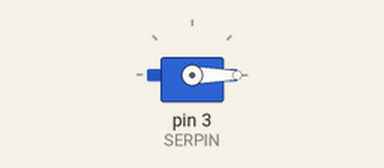
Bench run of a sketch on a simulated Arduino Uno, built with avr-gcc and run on an emulated ATmega328P. Parts: servo. What the sketch prints to the serial monitor is not drawn.

Above: at 8.8 s.
At 9.65 s:
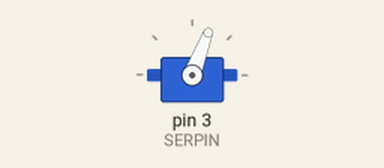
At 10.55 s:
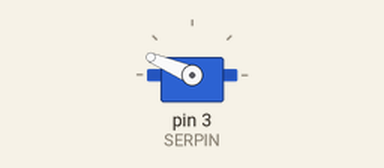
At 12.3 s:
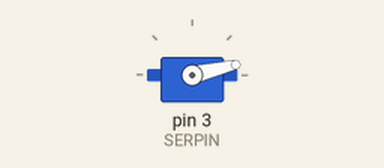
Timing chart, 0 to 17.5 s (numbered marks = the images above):
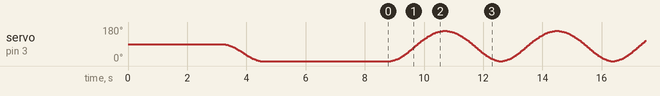

The sketch:

SmartSweep.ino
```cpp
/* SmartSweep
    Athor:        ROBERT HÜLSMANN
    Version:      1.2.1
    Modified:     20.10.2016
    Description:  Sweep programm for Servo with motion profile calculation first.
                  Open serial monitor to see more information.
                  Wait for calculation after plugging in.
*/


/* -------- DEFINE THE PROGRAMM PARAMETERS HERE -------- */
#define SERPIN  3     // <-- Set here servo pin
#define POSLEN  400   // <-- Set here length of position array
#define RESLTN  10    // <-- Set here resolution of controll in milliseconds
#define MAXROT  160   // <-- Set here maximal rotation in degree between 0° and 160°
#define MAXJRK  30    // <-- Set here the jerk of movement in kilodegree per cubicseconds (k°/s^3). MAXJRK is depending on RESLTN!
/* -------- DEFINE THE PROGRAMM PARAMETERS HERE -------- */


#include <Servo.h>
Servo myservo;                                                      // create servo object to control a servo
int potpin = 0;                                                     // analog pin used to connect the potentiometer

unsigned int positions[POSLEN];                                     // array for positions in centi degree
int counter = 0;                                                    // count time steps
int steps = 0;                                                      // maximum step number
bool upDown = false;                                                // true, if moving from 0° -> max. rotation and false for max. rotation -> 0°


void setup() {
  myservo.attach(SERPIN);                                           // attaches the servo on pin to the servo object
  Serial.begin(9600);                                               // Open serial connection. Take a look in

  steps = getPositions(RESLTN, MAXJRK, 90);                         // to drive to 0° smoothly fill position array and get max. steps in once while using getPosition function
  counter = steps*2;                                                // beacause the position array includes the position of the half of rotation, set counter to steps*2 for get count value of end position
  while(counter > 0){
    counter = goToPosition(false, counter, steps, 90, RESLTN);
  }

  steps = getPositions(RESLTN, MAXJRK, MAXROT);                     //fill position array and get max. steps in once while using getPosition function
}


void loop() {

  if(counter <= 0){
    upDown = true;                                                  // Set variable to increase counter, if position reaches 0°
  }else if(counter >= (steps-1) * 2){
    upDown = false;                                                 // Set variable to decrease counter, if position reaches 160°
  }

  counter = goToPosition(upDown, counter, steps, MAXROT, RESLTN);   // set Position with function
}


int getPositions(int resolution, int maxJerk, int maxRot) {
  int jerk = 0;
  float acc = 0;                                                    // Start acceration
  float vel = 0;                                                    // Start velocity
  float pos = 0;                                                    // Start position

  bool wasNegJerk = false;                                          // is true if previouse step has a jerk != 0

  for(unsigned int i = 0; i < POSLEN; i++){                         // for each item in position array
    if(pos == 0 ){                                                  // if position 0 start movement with maximal jerk
      jerk = maxJerk;
    }else if(pos >= (float)maxRot / 4.0 && wasNegJerk == false){    // if position greater than the first quarter of max. rotation and the there was no negative jerk before set negative jerk
      jerk = maxJerk * -1;
      wasNegJerk = true;
    }else{                                                          // in all other cases, set jerk to 0
      jerk = 0;
    }

    acc = (float)jerk*1000 * ((float)resolution / 1000.0) + acc;    // get current acceleration by integration
    vel = acc * ((float)resolution / 1000.0) + vel;                 // get current velocity by integration
    pos = vel * ((float)resolution / 1000.0) + pos;                 // get current position by integration

    positions[i] = (unsigned int)(pos*100);                         // write current position in array

    Serial.println(String( (float)i*(float)resolution / 1000.0) + "s:\tJ:" + String(jerk) + (jerk==0?"":"k") + "\tA:" + String(acc) + "   \tV:" + String(vel)  + "   \tP:" + String(pos) + "   \t-> " + String(positions[i]));

    if (pos >= (float)maxRot / 2.0) {                               // if code arrive half of max rotation, than exit function
      Serial.println("Time: " + String(steps * 2.0 / 100.0) + " seconds");
      return i;                                                     // return current step -> thats is hightest step
    }
  }

  // If programm jumps out of for loop, than step number is higher as array length -> programm can't work correctly
  Serial.println("You are too slow! Rise jerk or change length of positions array and try again");
  return POSLEN;
}


int goToPosition(bool upDown, int counter, int steps, int maxRotation, int delayTime){
  float curPos = 0;                                                 // current position of servo

  if(counter < steps - 1){                                          // If position in first half of maximal rotation
    curPos = (float)positions[counter] / 100;                       // Get current position from positions array via function
    Serial.println(String(counter) + ":\t " + curPos);
  }else{                                                            // If position in second half of maximal rotation
    curPos = (float)maxRotation - ((float)positions[2*steps - counter - 2] / 100); //Get current position by inverse position of first half of maximal rotation
    Serial.println(String(2*steps - counter - 2) + ":\t " + curPos);
  }

  myservo.write(curPos);                                            // Write position

  counter += (upDown?1:-1);                                         // Increase of decrease counter

  delay(delayTime);                                                 // Wait delayTime (= resolution of controll) */
  return counter;                                                   // return new current counter
}
```
